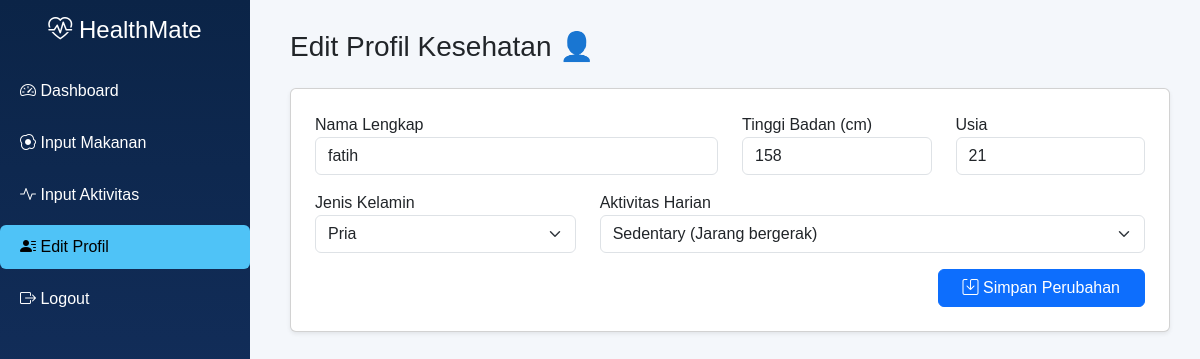
/views/edit_profile.php (signed in), run on the app's committed database.
### tables this page shows
CREATE TABLE `users` (
  `id_user` int(11) NOT NULL,
  `nama` varchar(100) DEFAULT NULL,
  `email` varchar(100) DEFAULT NULL,
  `password` varchar(255) DEFAULT NULL,
  `usia` int(11) DEFAULT NULL,
  `gender` enum('Pria','Wanita') DEFAULT NULL,
  `tinggi_cm` float DEFAULT NULL,
  `aktivitas` enum('Sedentary','Ringan','Sedang','Berat','Sangat Berat') DEFAULT NULL,
  `target_kalori` float DEFAULT 2000,
  `role` enum('user','admin') DEFAULT 'user'
);

### views/edit_profile.php (the view, shortened to what this page needs)
<?php
include("../config/db.php");
$user_id = $_SESSION['user_id'];
$sql = "SELECT * FROM users WHERE id_user='$user_id'";
$user = $conn->query($sql)->fetch_assoc();
?>
<!DOCTYPE html>
<html lang="id">
<head>
<link href="https://cdn.jsdelivr.net/npm/bootstrap@5.3.3/dist/css/bootstrap.min.css" rel="stylesheet">
<link href="https://cdn.jsdelivr.net/npm/bootstrap-icons@1.11.3/font/bootstrap-icons.css" rel="stylesheet">
</head>
<body>
<div class="sidebar">
  <h4 class="text-center mt-3 mb-4"><i class="bi bi-heart-pulse"></i> HealthMate</h4>
  <a href="dashboard.php"><i class="bi bi-speedometer2"></i> Dashboard</a>
  <a href="food_input.php"><i class="bi bi-egg-fried"></i> Input Makanan</a>
  <a href="input.php"><i class="bi bi-activity"></i> Input Aktivitas</a>
  <a href="#" class="active"><i class="bi bi-person-lines-fill"></i> Edit Profil</a>
  <a href="../logout.php"><i class="bi bi-box-arrow-right"></i> Logout</a>
</div>
<div class="main">
  <h3 class="mb-4">Edit Profil Kesehatan 👤</h3>
  <form method="POST" class="card p-4 shadow-sm">
    <div class="row mb-3">
      <div class="col-md-6">
        <label>Nama Lengkap</label>
        <input type="text" name="nama" class="form-control" value="<?= htmlspecialchars($user['nama']) ?>" required>
      </div>
      <div class="col-md-3">
        <label>Tinggi Badan (cm)</label>
        <input type="number" name="tinggi_cm" class="form-control" value="<?= $user['tinggi_cm'] ?>" step="0.1" required>
      </div>
      <div class="col-md-3">
        <label>Usia</label>
        <input type="number" name="usia" class="form-control" value="<?= $user['usia'] ?>" required>
      </div>
    </div>
    <div class="row mb-3">
      <div class="col-md-4">
        <label>Jenis Kelamin</label>
        <select name="gender" class="form-select" required>
          <option value="Pria" <?= ($user['gender']=='Pria')?'selected':'' ?>>Pria</option>
        </select>
      </div>
      <div class="col-md-8">
        <label>Aktivitas Harian</label>
        <select name="aktivitas" class="form-select" required>
          <option value="Sedentary" <?= ($user['aktivitas']=='Sedentary')?'selected':'' ?>>Sedentary (Jarang bergerak)</option>
        </select>
      </div>
    </div>
    <div class="text-end">
      <button type="submit" class="btn btn-primary px-4"><i class="bi bi-save"></i> Simpan Perubahan</button>
    </div>
  </form>
</div>
</body>
</html>

### views/edit_profile.php (style rules this page uses)
body { background:#f4f7fb; font-family:'Poppins',sans-serif; display:flex; }
.sidebar { width:250px; background:linear-gradient(180deg,#0b2447,#19376d); color:white; height:100vh; position:fixed; }
.sidebar a { display:block; color:white; padding:10px 20px; text-decoration:none; border-radius:6px; margin-bottom:8px; }
.sidebar a.active,.sidebar a:hover { background:#4fc3f7;color:#000; }
.main { margin-left:260px; padding:30px; width:100%; }

### data on the page
users: nama "fatih", tinggi_cm "158", usia "21", gender "Pria", aktivitas "Sedentary (Jarang bergerak)"
